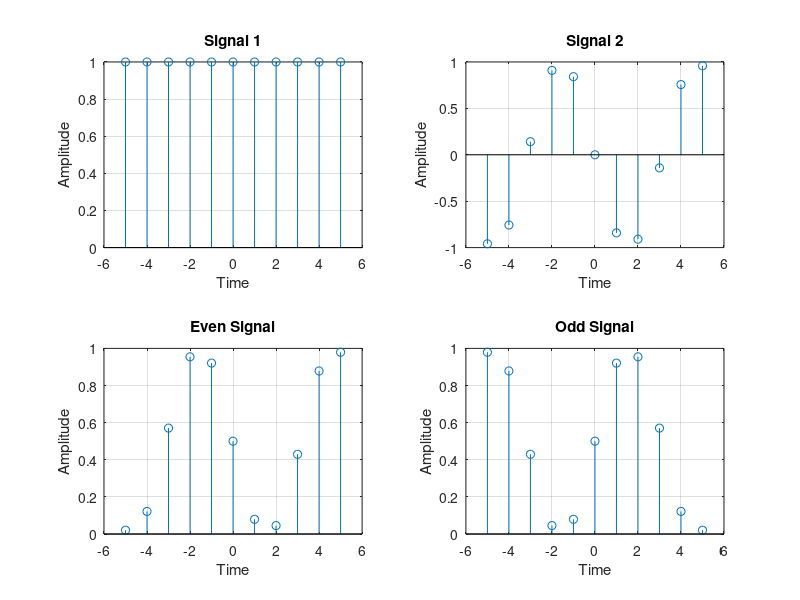

MATLAB code for this plot:
clear all
close all

t = -5:1:5;

x1 = exp(1i*2*pi.*t);  %Exponential Signal
%x1 = cos(t);           Cosine Signal
%x1 = sin(t);           Sine Signal
subplot(2,2,1);
stem(t,x1);
xlabel("Time");
ylabel("Amplitude");
title("Signal 1");
grid;

%x2 = exp((-1i)*2*pi.*t);   Exponential Signal
%x2 = cos(-t);           Cosine Signal
x2  = sin(-t);          %Sine Signal
subplot(2,2,2);
stem(t,x2);
xlabel("Time");
ylabel("Amplitude");
title("Signal 2");
grid;

if(x1==x2)
    disp("The given Signal is Even");
    
else if(x1==-x2)
    disp("The given Signal is Odd");

else
    disp("The given Signal is Neither Even Nor Odd");

end
end
xe = (x1+x2)/2;

subplot(2,2,3);
stem(t,xe);
xlabel("Time");
ylabel("Amplitude");
title("Even Signal");
grid;

xo = (x1-x2)/2;

subplot(2,2,4);
stem(t,xo);
xlabel("Time");
ylabel("Amplitude");
title("Odd Signal");
grid;
